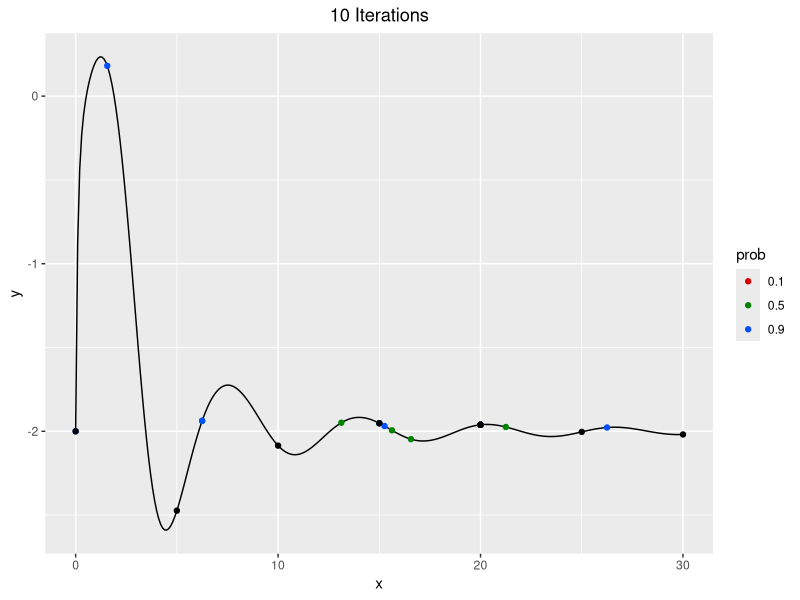
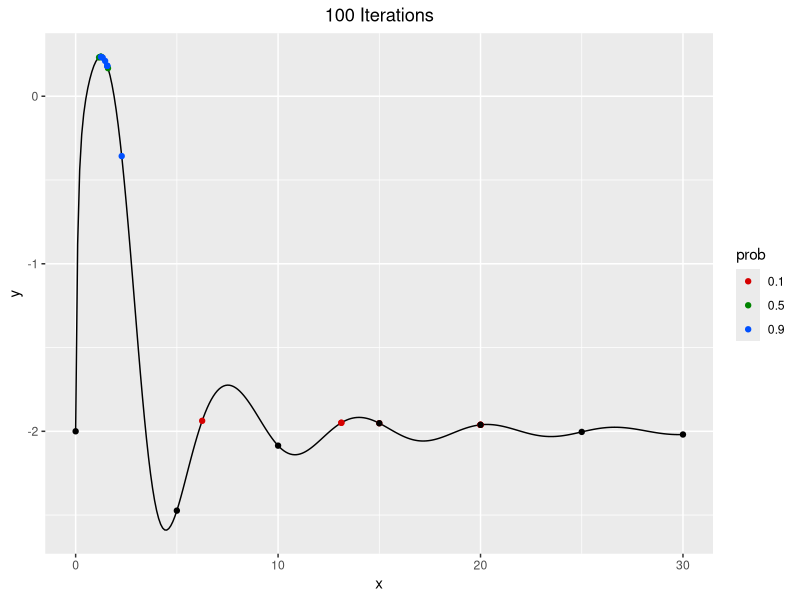
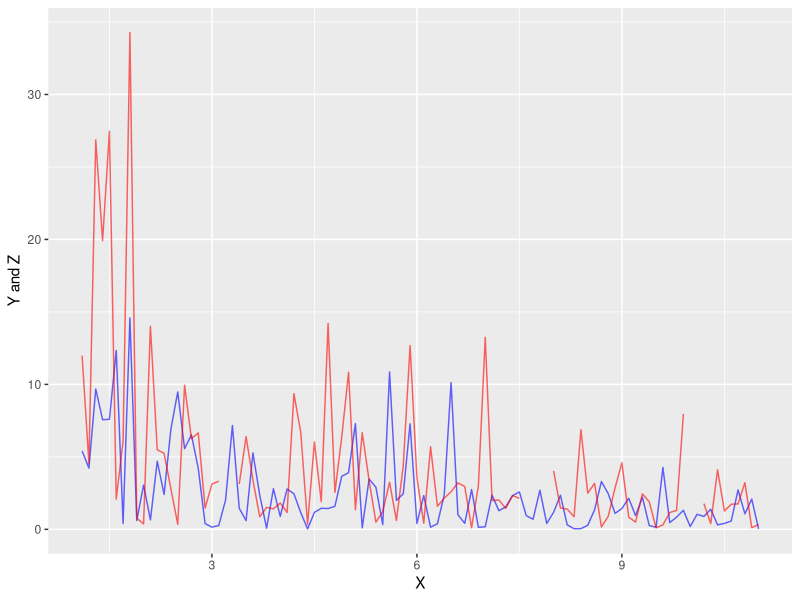
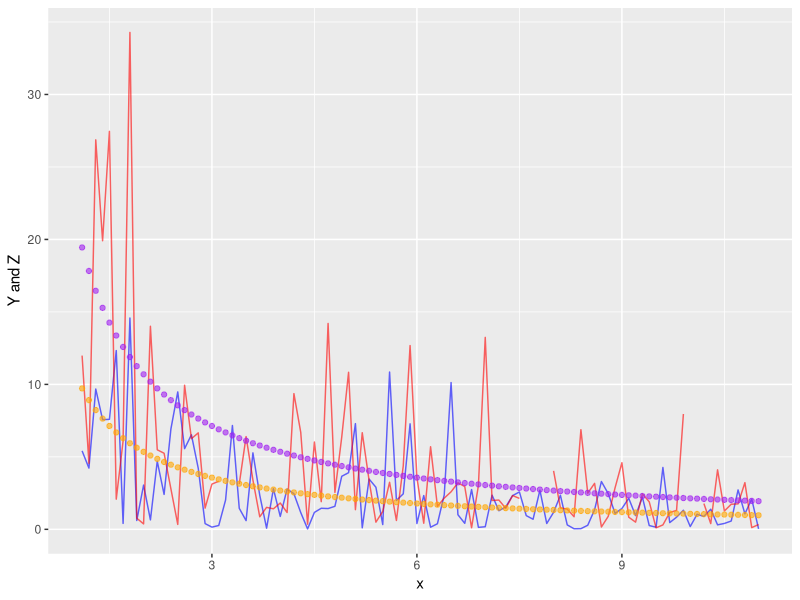

Source code (R) for these figures, in order:
## ---- chunk 1
knitr::opts_chunk$set(echo = TRUE)
## ---- chunk 2
genfunc <- function(x) {
    (x^2 / exp(x)) - 2 * exp(-(9 * sin(x)) / (x^2 + x + 1))
}
## ---- chunk 3
crossover <- function(x,y) {
    (x + y) / 2
}
## ---- chunk 4
mutate <- function(x) {
    x^2 %% 30
}
## ---- chunk 5
genetic <- function(maxiter, mutprob) {
    ## a)
    ## plot(x = 0:30, y= genfunc(0:30),  xlim = c(0,30), type ="l", xlab="", ylab="")

    ## b)
    X <- seq(0,30,by = 5)

    ## c)
    values <- genfunc(X)
    ## points(X, values, col = "red")

    ## d)
    bestvalue <- -Inf

    for (i in 1:maxiter){

        ## i
        parents <- sample(1:length(X), size = 2 )

        ## ii
        victim <- which.min(values)

        ## iii
        child <- crossover(X[parents[1]],X[parents[2]])

        if (mutprob > runif(1,0,1)) {
            child <- mutate(child)
        }

        ## iv
        X[victim] <- child

        values[victim]<- genfunc(child)
        ## values <- genfunc(X)

        ## v
        bestvalue <- max(bestvalue, max(values))
    }

    ## points(x = X, y = values, col = "darkgreen")
    list(opt=bestvalue, pop=X, vals=values)
}
## ---- chunk 6
library(ggplot2)

func_data <- data.frame(x=seq(0, 30, by=0.1), y=genfunc(seq(0, 30, by=0.1)))

set.seed(123456)
r1 <- genetic(maxiter = 10, mutprob = 0.1)
r1$opt

set.seed(123456)
r2 <- genetic(maxiter = 10, mutprob = 0.5)
r2$opt

set.seed(123456)
r3 <- genetic(maxiter = 10, mutprob = 0.9)
r3$opt

rd1 <- data.frame(x=r1$pop, y=r1$vals, prob="0.1")
rd2 <- data.frame(x=r2$pop, y=r2$vals, prob="0.5")
rd3 <- data.frame(x=r3$pop, y=r3$vals, prob="0.9")

plot_data <- rbind(rd1, rd2, rd3)

ggplot() +
    ggtitle("10 Iterations") +
    geom_line(data=func_data, aes(x=x, y=y)) +
    geom_point(data=plot_data, aes(x=x, y=y, col=prob), size=1.5) +
    geom_point(aes(x=seq(0,30,by = 5), y=genfunc(seq(0,30,by = 5)))) + 
    theme(plot.title=element_text(hjust=0.5)) + 
  scale_colour_hue(l=40, c=200)
## ---- chunk 7
set.seed(123456)
r1 <- genetic(maxiter = 100, mutprob = 0.1)
r1$opt

set.seed(123456)
r2 <- genetic(maxiter = 100, mutprob = 0.5)
r2$opt

set.seed(123456)
r3 <- genetic(maxiter = 100, mutprob = 0.9)
r3$opt

rd1 <- data.frame(x=r1$pop, y=r1$vals, prob="0.1")
rd2 <- data.frame(x=r2$pop, y=r2$vals, prob="0.5")
rd3 <- data.frame(x=r3$pop, y=r3$vals, prob="0.9")

plot_data <- rbind(rd1, rd2, rd3)

ggplot() +
    ggtitle("100 Iterations") +
    geom_line(data=func_data, aes(x=x, y=y)) +
    geom_point(data=plot_data, aes(x=x, y=y, col=prob), size=1.5) +
    geom_point(aes(x=seq(0,30,by = 5), y=genfunc(seq(0,30,by = 5))))+
    theme(plot.title=element_text(hjust=0.5)) + 
      scale_colour_hue(l=40, c=200)

## ---- chunk 8
physical <- read.csv("../data/physical1.csv")

## ---- chunk 9
ggplot(physical) +
    geom_line(aes(x=X, y=Y), col="blue", alpha = 0.6) +
    geom_line(aes(x=X, y=Z), col="red", alpha = 0.6) + 
    labs(y = "Y and Z")
## ---- chunk 10


EM <- function(data, lambdazero, maxiter = 500, eps = 0.001){
  
  Estep <- function(data,lambda){
    
    r <- sum(is.na(data$z)) 
    n <- nrow(data)
    
      (2 * sum(log(data$x)) - 2 * n * log(2 * lambda) - 
      sum(data$x * data$y)/lambda - 
      sum(data$x * data$z, na.rm = TRUE)/(2*lambda) - (n - r))
    
  }
  
  Mstep <- function(data, lambda){
    
    n <- nrow(data)
    r <- sum(!is.na(data$z))
    
     ( (sum(data$x * data$y) + 
      (1/2)*sum(data$x * data$z, na.rm = TRUE) +
       (n-r) * lambda)/(2*n) )    
    
  }
  
  
  curlambda <- lambdazero
  prevlambda <- lambdazero*5 
  iter <- 1 
  while(iter < maxiter && (abs(curlambda - prevlambda) > eps)){
    
    prevlambda <- curlambda
    curlambda <- Mstep(data,lambda = curlambda)
    
    iter <- iter + 1
  }

  return(list(lambda = curlambda, iter = iter)) 
}


colnames(physical) <- c("x","y","z")
res <- EM(data = physical, lambdazero = 100)
print(res)
## ---- chunk 11
lamb <- res$lambda
physical$EZ <- (2*lamb)/physical$x
physical$EY <- lamb/physical$x



ggplot(physical) +
    geom_line(aes(x=x, y=y), col="blue", alpha = 0.6) +
    geom_line(aes(x=x, y=z), col="red", alpha = 0.6) + 
    geom_point(aes(x=x, y=EZ), col="purple", alpha = 0.6) +
    geom_point(aes(x=x, y=EY), col="orange", alpha = 0.6) + 
    labs(y = "Y and Z")
